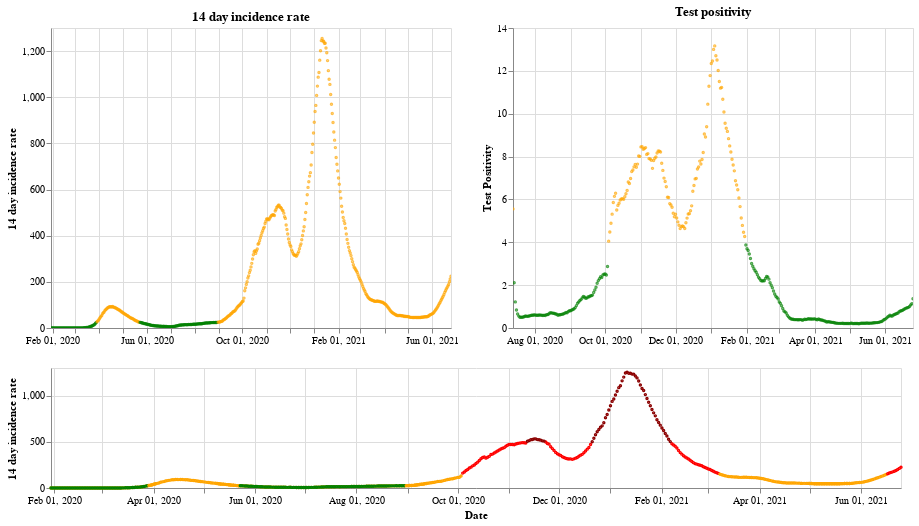

The cell this chart's notebook holds for it:
### Markdown cell above
## England

### Code cell
plot_traffic_light('England')

### Figure 1 — Vega-Lite specification as saved in the notebook (floating-point values rounded to 4 significant figures; data arrays with more than 128 entries replaced by an {"elided": "..."} marker saying what was removed)
{"config": {"view": {"continuousWidth": 400, "continuousHeight": 300}}, "vconcat": [{"hconcat": [{"mark": {"type": "point", "size": 2}, "encoding": {"color": {"condition": {"value": "green", "test": "(datum.twoWeeklyCasesRate <= 25)"}, "value": "orange"}, "tooltip": [{"type": "nominal", "field": "areaName"}, {"type": "temporal", "field": "date"}, {"type": "quantitative", "field": "twoWeeklyCasesRate"}, {"type": "quantitative", "field": "testPositivity"}], "x": {"type": "temporal", "axis": {"title": ""}, "field": "date", "scale": {"domain": {"selection": "DateBrush"}}, "timeUnit": "yearmonthdate"}, "y": {"type": "quantitative", "axis": {"title": "14 day incidence rate"}, "field": "twoWeeklyCasesRate"}}, "title": "14 day incidence rate", "width": 400}, {"mark": {"type": "point", "size": 2}, "encoding": {"color": {"condition": {"value": "green", "test": "(datum.testPositivity <= 4)"}, "value": "orange"}, "tooltip": [{"type": "nominal", "field": "areaName"}, {"type": "temporal", "field": "date"}, {"type": "quantitative", "field": "twoWeeklyCasesRate"}, {"type": "quantitative", "field": "testPositivity"}], "x": {"type": "temporal", "axis": {"title": ""}, "field": "date", "scale": {"domain": {"selection": "DateBrush"}}, "timeUnit": "yearmonthdate"}, "y": {"type": "quantitative", "axis": {"title": "Test Positivity"}, "field": "testPositivity"}}, "title": "Test positivity", "width": 400}]}, {"layer": [{"mark": {"type": "point", "size": 2}, "encoding": {"color": {"condition": {"value": "orange", "test": "((50 && datum.twoWeeklyCasesRate) < 150)"}, "value": "red"}, "opacity": {"condition": {"value": 1, "test": "((50 && datum.twoWeeklyCasesRate) < 500)"}, "value": 0}, "tooltip": [{"type": "nominal", "field": "areaName"}, {"type": "temporal", "field": "date"}, {"type": "quantitative", "field": "twoWeeklyCasesRate"}, {"type": "quantitative", "field": "testPositivity"}], "x": {"type": "temporal", "axis": {"title": "Date"}, "field": "date", "timeUnit": "yearmonthdate"}, "y": {"type": "quantitative", "axis": {"title": "14 day incidence rate"}, "field": "twoWeeklyCasesRate"}}, "selection": {"DateBrush": {"type": "interval", "encodings": ["x"], "fields": ["Time"]}}, "width": 850}, {"mark": {"type": "point", "size": 2}, "encoding": {"color": {"value": "darkred"}, "opacity": {"condition": {"value": 1, "test": "(datum.twoWeeklyCasesRate >= 500)"}, "value": 0}, "tooltip": [{"type": "nominal", "field": "areaName"}, {"type": "temporal", "field": "date"}, {"type": "quantitative", "field": "twoWeeklyCasesRate"}, {"type": "quantitative", "field": "testPositivity"}], "x": {"type": "temporal", "axis": {"title": "Date"}, "field": "date", "timeUnit": "yearmonthdate"}, "y": {"type": "quantitative", "axis": {"title": "14 day incidence rate"}, "field": "twoWeeklyCasesRate"}}, "width": 400}, {"mark": {"type": "point", "size": 2}, "encoding": {"color": {"condition": {"value": "green", "test": "((4 && datum.twoWeeklyCasesRate) < 25)"}, "value": "orange"}, "opacity": {"condition": {"value": 1, "test": "(datum.twoWeeklyCasesRate < 50)"}, "value": 0}, "tooltip": [{"type": "nominal", "field": "areaName"}, {"type": "temporal", "field": "date"}, {"type": "quantitative", "field": "twoWeeklyCasesRate"}, {"type": "quantitative", "field": "testPositivity"}], "x": {"type": "temporal", "axis": {"title": "Date"}, "field": "date", "timeUnit": "yearmonthdate"}, "y": {"type": "quantitative", "axis": {"title": "14 day incidence rate"}, "field": "twoWeeklyCasesRate"}}, "width": 400}], "height": 120, "width": 800}], "data": {"name": "data-37bf1d82efa20501b28368ed141e2c66"}, "$schema": "https://vega.github.io/schema/vega-lite/v4.8.1.json", "datasets": {"data-37bf1d82efa20501b28368ed141e2c66": {"elided": "513 records"}}}
